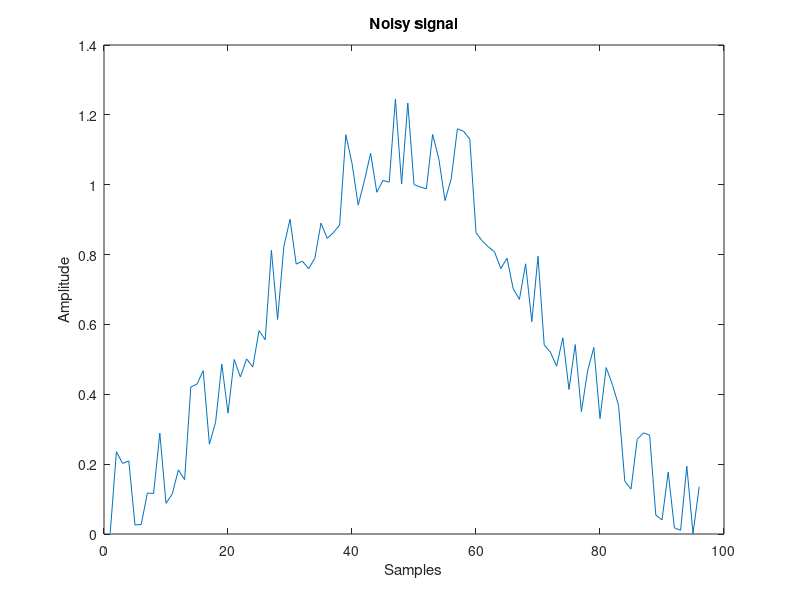
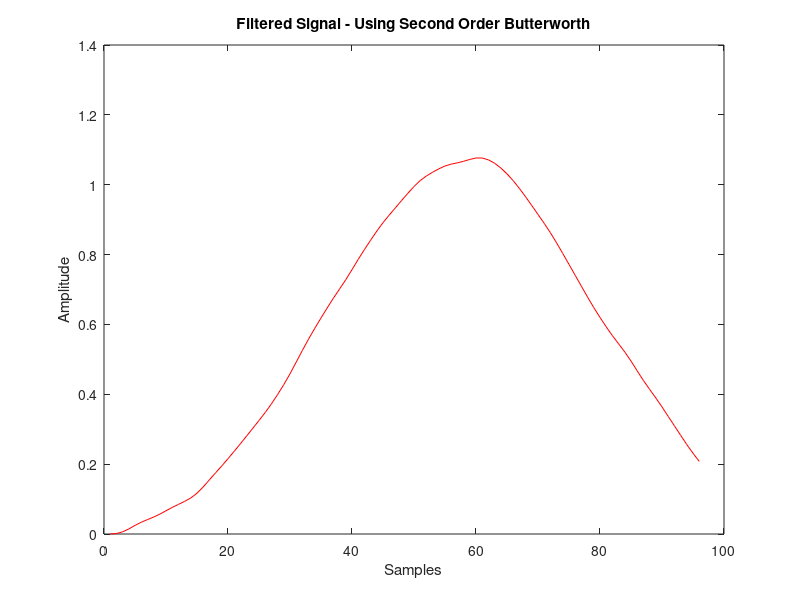
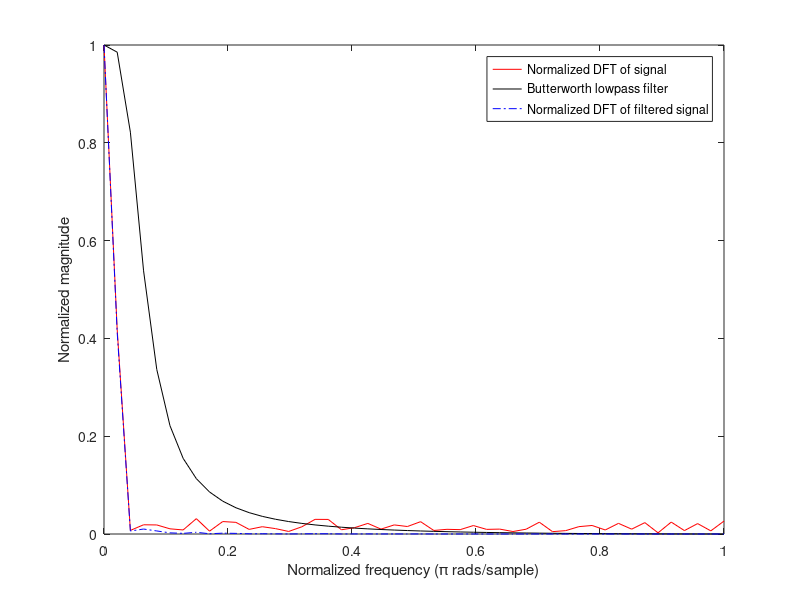

The MATLAB script that drew these images, in order:
% load the noisy signal data
x = importdata('1D_Noise.dat');

% plot base signal
figure(1)
plot(x)
title('Noisy signal')
xlabel('Samples');
ylabel('Amplitude')
 
% plot magnitude spectrum of the signal
X_mags = abs(fft(x));
figure(10)
plot(X_mags, 'LineWidth', 10)
xlabel('DFT Bins')
ylabel('Magnitude')
 
% plot first half of DFT
num_bins = length(X_mags);
mag_max = max(max(X_mags));
X_mags_norm = rdivide(X_mags, mag_max);
plot(0:1/(num_bins/2 -1):1, X_mags_norm(1:num_bins/2), 'r')
xlabel('Normalized frequency (\pi rads/sample)')
ylabel('Normalized magnitude')
 
% design a second order butterworth filter with cutoff frequency 0.05
[b, a] = butter(2, 0.05, 'low');

% plot the frequency response
f_resp = freqz(b, a, floor(num_bins/2));
hold on
plot(0:1/(num_bins/2 -1):1, abs(f_resp),'k');

% plot the frequency post-filtering
X_mags_filtered = times(X_mags_norm(1:num_bins/2), abs(f_resp));
hold on
plot(0:1/(num_bins/2 - 1):1, X_mags_filtered,'-.b');
legend('Normalized DFT of signal', 'Butterworth lowpass filter', 'Normalized DFT of filtered signal');
 
% filter the signal
x_filtered = filter(b,a,x);
 
% plot the filtered signal
figure(2)
plot(x_filtered,'r')
title('Filtered Signal - Using Second Order Butterworth')
xlabel('Samples');
ylabel('Amplitude')